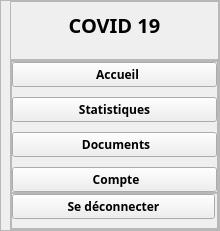
     <widget class="QWidget" name="leftMenu" native="true">
      <property name="sizePolicy">
       <sizepolicy hsizetype="Preferred" vsizetype="Expanding">
        <horstretch>0</horstretch>
        <verstretch>0</verstretch>
       </sizepolicy>
      </property>
      <property name="minimumSize">
       <size>
        <width>220</width>
        <height>0</height>
       </size>
      </property>
      <property name="maximumSize">
       <size>
        <width>220</width>
        <height>16777215</height>
       </size>
      </property>
      <layout class="QVBoxLayout" name="verticalLayout_6">
       <property name="spacing">
        <number>6</number>
       </property>
       <property name="leftMargin">
        <number>0</number>
       </property>
       <property name="topMargin">
        <number>0</number>
       </property>
       <property name="rightMargin">
        <number>0</number>
       </property>
       <property name="bottomMargin">
        <number>0</number>
       </property>
       <item>
        <widget class="QFrame" name="leftMenuFrame">
         <property name="sizePolicy">
          <sizepolicy hsizetype="Preferred" vsizetype="Expanding">
           <horstretch>0</horstretch>
           <verstretch>0</verstretch>
          </sizepolicy>
         </property>
         <property name="frameShape">
          <enum>QFrame::StyledPanel</enum>
         </property>
         <property name="frameShadow">
          <enum>QFrame::Raised</enum>
         </property>
         <layout class="QVBoxLayout" name="verticalLayout_7">
          <property name="spacing">
           <number>0</number>
          </property>
          <property name="leftMargin">
           <number>9</number>
          </property>
          <property name="topMargin">
           <number>0</number>
          </property>
          <property name="rightMargin">
           <number>0</number>
          </property>
          <property name="bottomMargin">
           <number>0</number>
          </property>
          <item>
           <widget class="QFrame" name="frame_2">
            <property name="frameShape">
             <enum>QFrame::StyledPanel</enum>
            </property>
            <property name="frameShadow">
             <enum>QFrame::Raised</enum>
            </property>
            <layout class="QHBoxLayout" name="horizontalLayout_8">
             <property name="bottomMargin">
              <number>20</number>
             </property>
             <item>
              <widget class="QLabel" name="logoLbl">
               <property name="font">
                <font>
                 <family>Noto Sans</family>
                 <pointsize>15</pointsize>
                 <weight>75</weight>
                 <bold>true</bold>
                </font>
               </property>
               <property name="text">
                <string>COVID 19</string>
               </property>
               <property name="alignment">
                <set>Qt::AlignCenter</set>
               </property>
              </widget>
             </item>
            </layout>
           </widget>
          </item>
          <item>
           <widget class="QFrame" name="frame_3">
            <property name="sizePolicy">
             <sizepolicy hsizetype="Preferred" vsizetype="Expanding">
              <horstretch>0</horstretch>
              <verstretch>0</verstretch>
             </sizepolicy>
            </property>
            <property name="frameShape">
             <enum>QFrame::StyledPanel</enum>
            </property>
            <property name="frameShadow">
             <enum>QFrame::Raised</enum>
            </property>
            <layout class="QVBoxLayout" name="verticalLayout_9">
             <property name="spacing">
              <number>0</number>
             </property>
             <property name="leftMargin">
              <number>0</number>
             </property>
             <property name="topMargin">
              <number>0</number>
             </property>
             <property name="rightMargin">
              <number>0</number>
             </property>
             <property name="bottomMargin">
              <number>0</number>
             </property>
             <item alignment="Qt::AlignTop">
              <widget class="QFrame" name="leftBtnFrame">
               <property name="sizePolicy">
                <sizepolicy hsizetype="Preferred" vsizetype="Expanding">
                 <horstretch>0</horstretch>
                 <verstretch>0</verstretch>
                </sizepolicy>
               </property>
               <property name="frameShape">
                <enum>QFrame::StyledPanel</enum>
               </property>
               <property name="frameShadow">
                <enum>QFrame::Raised</enum>
               </property>
               <layout class="QVBoxLayout" name="verticalLayout_8">
                <property name="spacing">
                 <number>10</number>
                </property>
                <property name="leftMargin">
                 <number>0</number>
                </property>
                <property name="topMargin">
                 <number>0</number>
                </property>
                <property name="rightMargin">
                 <number>0</number>
                </property>
                <property name="bottomMargin">
                 <number>0</number>
                </property>
                <item>
                 <widget class="QPushButton" name="homeBtn">
                  <property name="font">
                   <font>
                    <family>Noto Sans</family>
                    <weight>75</weight>
                    <bold>true</bold>
                   </font>
                  </property>
                  <property name="cursor">
                   <cursorShape>PointingHandCursor</cursorShape>
                  </property>
                  <property name="text">
                   <string>  Accueil</string>
                  </property>
                  <property name="icon">
                   <iconset resource="../resource.qrc">
                    <normaloff>:/icons/icons/others/home-removebg-preview.png</normaloff>:/icons/icons/others/home-removebg-preview.png</iconset>
                  </property>
                  <property name="iconSize">
                   <size>
                    <width>50</width>
                    <height>50</height>
                   </size>
                  </property>
                 </widget>
                </item>
                <item>
                 <widget class="QPushButton" name="consultingBtn">
                  <property name="font">
                   <font>
                    <family>Noto Sans</family>
                    <weight>75</weight>
                    <bold>true</bold>
                   </font>
                  </property>
                  <property name="cursor">
                   <cursorShape>PointingHandCursor</cursorShape>
                  </property>
                  <property name="text">
                   <string>Statistiques</string>
                  </property>
                  <property name="icon">
                   <iconset resource="../resource.qrc">
                    <normaloff>:/icons/icons/others/chart_line.png</normaloff>:/icons/icons/others/chart_line.png</iconset>
                  </property>
                  <property name="iconSize">
                   <size>
                    <width>50</width>
                    <height>50</height>
                   </size>
                  </property>
                 </widget>
                </item>
                <item>
                 <widget class="QPushButton" name="documentsBtn">
                  <property name="font">
                   <font>
                    <family>Noto Sans</family>
                    <weight>75</weight>
                    <bold>true</bold>
                   </font>
                  </property>
                  <property name="cursor">
                   <cursorShape>PointingHandCursor</cursorShape>
                  </property>
                  <property name="text">
                   <string> Documents</string>
                  </property>
                  <property name="icon">
                   <iconset resource="../resource.qrc">
                    <normaloff>:/icons/icons/others/briefcase2_document.png</normaloff>:/icons/icons/others/briefcase2_document.png</iconset>
                  </property>
                  <property name="iconSize">
                   <size>
                    <width>50</width>
                    <height>50</height>
                   </size>
                  </property>
                 </widget>
                </item>
                <item>
                 <widget class="QPushButton" name="accountLeftBtn">
                  <property name="font">
                   <font>
                    <family>Noto Sans</family>
                    <weight>75</weight>
                    <bold>true</bold>
                   </font>
                  </property>
                  <property name="cursor">
                   <cursorShape>PointingHandCursor</cursorShape>
                  </property>
                  <property name="text">
                   <string> Compte</string>
                  </property>
                  <property name="icon">
                   <iconset resource="../resource.qrc">
                    <normaloff>:/icons/icons/others/exit-removebg-preview.png</normaloff>:/icons/icons/others/exit-removebg-preview.png</iconset>
                  </property>
                  <property name="iconSize">
                   <size>
                    <width>50</width>
                    <height>50</height>
                   </size>
                  </property>
                 </widget>
                </item>
               </layout>
              </widget>
             </item>
             <item alignment="Qt::AlignBottom">
              <widget class="QFrame" name="logoutFrame">
               <property name="frameShape">
                <enum>QFrame::StyledPanel</enum>
               </property>
               <property name="frameShadow">
                <enum>QFrame::Raised</enum>
               </property>
               <layout class="QVBoxLayout" name="verticalLayout_10">
                <property name="spacing">
                 <number>10</number>
                </property>
                <property name="leftMargin">
                 <number>0</number>
                </property>
                <property name="topMargin">
                 <number>0</number>
                </property>
                <property name="rightMargin">
                 <number>2</number>
                </property>
                <property name="bottomMargin">
                 <number>9</number>
                </property>
                <item>
                 <widget class="QPushButton" name="logoutBtn">
                  <property name="font">
                   <font>
                    <family>Noto Sans</family>
                    <weight>75</weight>
                    <bold>true</bold>
                   </font>
                  </property>
                  <property name="cursor">
                   <cursorShape>PointingHandCursor</cursorShape>
                  </property>
                  <property name="text">
                   <string>Se déconnecter</string>
                  </property>
                  <property name="icon">
                   <iconset resource="../resource.qrc">
                    <normaloff>:/icons/icons/others/exit-removebg-preview.png</normaloff>:/icons/icons/others/exit-removebg-preview.png</iconset>
                  </property>
                  <property name="iconSize">
                   <size>
                    <width>50</width>
                    <height>50</height>
                   </size>
                  </property>
                  <property name="checkable">
                   <bool>false</bool>
                  </property>
                  <property name="checked">
                   <bool>false</bool>
                  </property>
                 </widget>
                </item>
               </layout>
              </widget>
             </item>
            </layout>
           </widget>
          </item>
         </layout>
        </widget>
       </item>
      </layout>
     </widget>
